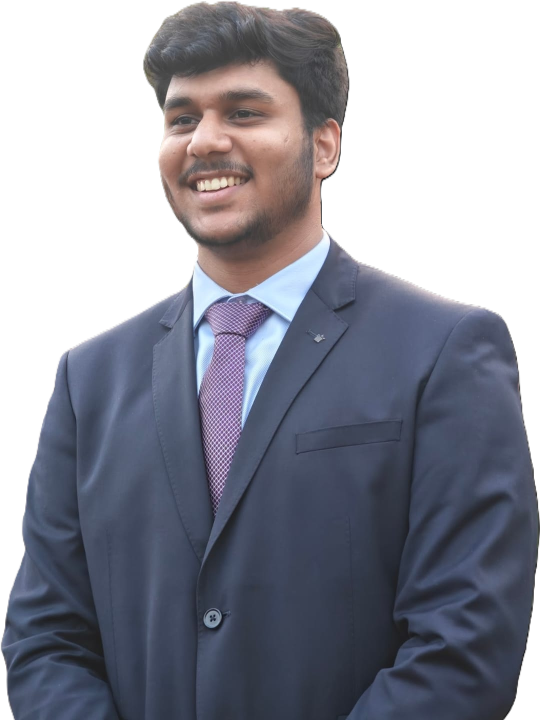
#> input picture assets/pfp.png, 1080 x 1440 px, found by its file name (shown at 1/2 size)
$ python pixel-portrait.py
#> lines starting #> are read from the running program, lines starting #| are printed output that depends on the picture; after the words box and inside, x2 and y2 are one past the last pixel; in counts of white or black regions, pixels touching at a corner belong together
"""Render assets/pfp.png as coloured half-block characters.

The same trick chafa uses: one character per two vertical pixels, the top half
painted by the glyph and the bottom half by its background. Output is a static
Svelte component, run this only when the source photo changes.

    python3 scripts/pixel-portrait.py

Requires Pillow and numpy.
"""

from pathlib import Path

import numpy as np
from PIL import Image, ImageFilter

SRC = Path('assets/pfp.png')
OUT = Path('src/lib/components/PixelPortrait.svelte')
# Detail comes from the grid, not from filtering: the rendered box is sized to
# the text beside it, so more columns means finer pixels, not a bigger picture.
COLS = 100
PALETTE = 200
# Coverage buckets for the cut-out's soft edge. Quarters are enough to read as
# an outline, and anything under an eighth is halo rather than subject.
ALPHA_STEPS = 4
# Measured in the browser: the upper half-block glyph paints 0.6em, not the
# 0.5em you would assume, so LINE_HEIGHT is twice that to split the cell
# evenly. The advance is also 0.6em, which makes each pixel exactly square.
LINE_HEIGHT = 1.2
LUMA = np.array([0.2126, 0.7152, 0.0722])
# The photo was shot in sun and one side of the jacket lands a stop brighter
# than the rest of it, which at this resolution reads as a pale patch rather
# than as light. How far to pull those highlights back toward the suit's own
# midtone: 1.0 leaves them alone, 0 flattens the garment completely.
SUIT_HIGHLIGHTS = 0.5
# How far inside the silhouette to look for a replacement colour, in source
# pixels, wide enough to clear the halo, tight enough to stay local.
DEFRINGE_RADIUS = 6


def blur_channel(values: np.ndarray, radius: float) -> np.ndarray:
    """Gaussian blur of a 0-255 plane. PIL will only blur 8-bit."""
    plane = Image.fromarray(np.clip(values, 0, 255).astype(np.uint8), 'L')
    return np.asarray(plane.filter(ImageFilter.GaussianBlur(radius)), dtype=float)


def defringe(img: Image.Image) -> Image.Image:
    """Give the cut-out's soft edge the colour of the subject just inside it.

    Background removal leaves those pixels carrying whatever was behind the
    subject, here a blown-out sky, and now that the edge keeps its real
    alpha, that tint reads as a bright halo along the shoulders.
    """
    a = np.asarray(img).astype(float)
    rgb, alpha = a[..., :3], a[..., 3]
    solid = alpha > 240
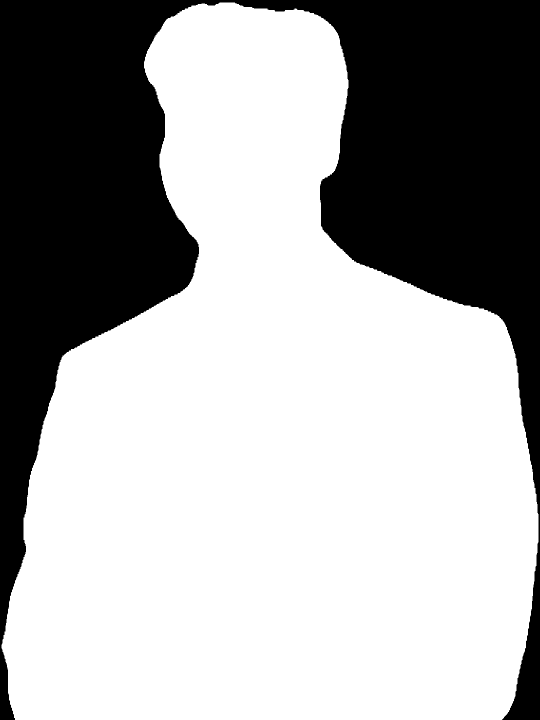
#> solid: shape (1440, 1080) bool (shown at 1/2 size); 65.8% white; 1 black region, box (x1, y1, x2, y2) and area: (0, 0, 1080, 1440) 532629
    if not solid.any():
        return img

    # Weighted average of the solid pixels around each point: blur the colour
    # with the outside masked off, then divide by how much solid it drew from.
    weight = blur_channel(solid * 255, DEFRINGE_RADIUS)
    inside = np.dstack([blur_channel(rgb[..., c] * solid, DEFRINGE_RADIUS) for c in range(3)])
    edge = (alpha > 0) & ~solid & (weight > 8)
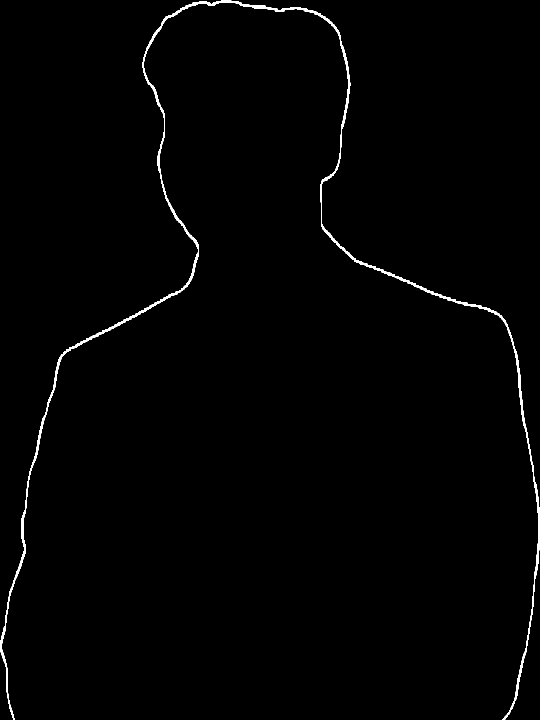
#> edge: shape (1440, 1080) bool (shown at 1/2 size); 0.92% white; 1 white region, box (x1, y1, x2, y2) and area: (1, 1, 1080, 1440) 14231
    rgb[edge] = np.clip(inside * 255 / np.maximum(weight, 1)[..., None], 0, 255)[edge]

    a[..., :3] = rgb
    return Image.fromarray(a.astype(np.uint8), 'RGBA')
#> returned value: PIL image 1080x1440 RGBA


def calm_suit(img: Image.Image) -> Image.Image:
    """Compress the highlights on the jacket, and nothing else."""
    a = np.asarray(img).astype(float)
    rgb, alpha = a[..., :3], a[..., 3]
    lum = rgb @ LUMA
    # Navy is blue-dominant, unsaturated and dark, which picks out the jacket
    # without needing to know where the face, shirt or tie are.
    spread = rgb.max(axis=2) - rgb.min(axis=2)
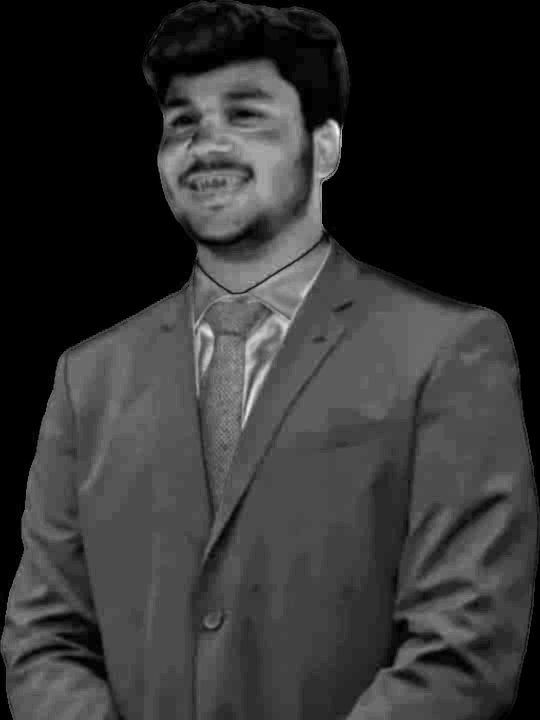
#> spread: shape (1440, 1080) float64 (shown at 1/2 size); min 0, max 97, mean 19.2; drawn with min black and max white
    suit = (alpha > 128) & (rgb[..., 2] > rgb[..., 0]) & (lum < 125) & (spread < 70)
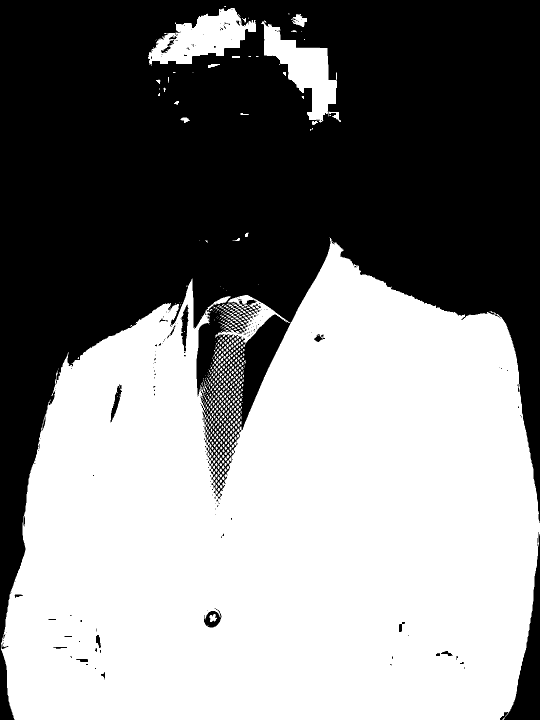
#> suit: shape (1440, 1080) bool (shown at 1/2 size); 52.5% white; 206 black regions (179 under 20 px), largest, box (x1, y1, x2, y2) and area: (0, 0, 1080, 1440) 724331, (1000, 1068, 1080, 1440) 9580, (362, 609, 377, 703) 770
    if not suit.any():
        return img

    midtone = float(np.median(lum[suit]))
#> midtone = 74.82
    scale = np.ones_like(lum)
    lit = suit & (lum > midtone)
#> lit: shape (1440, 1080) bool; 26% white; 757 white regions (571 under 20 px), largest, box (x1, y1, x2, y2) and area: (401, 475, 1080, 1290) 196735, (134, 557, 462, 1408) 111104, (2, 704, 150, 1356) 30945
    scale[lit] = (midtone + (lum[lit] - midtone) * SUIT_HIGHLIGHTS) / lum[lit]
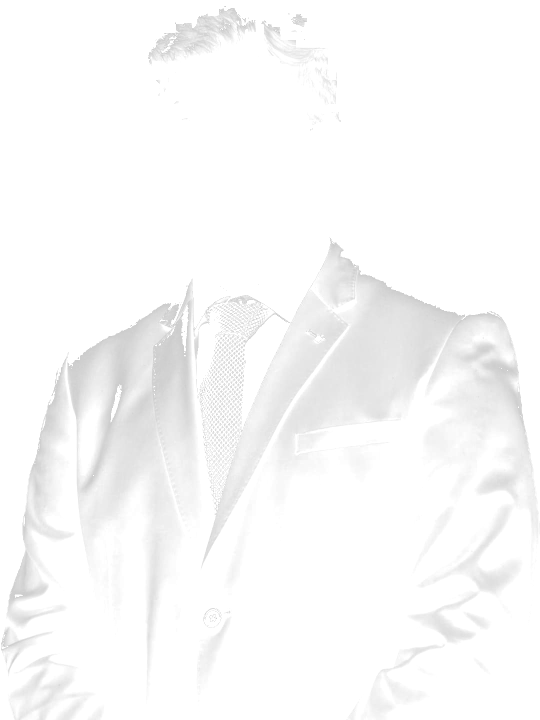
#> scale: shape (1440, 1080) float64 (shown at 1/2 size); min 0.799, max 1, mean 0.979
    # Feather the mask edge, or the boundary of the selection becomes a line.
    # Carried through 8-bit because that is the only depth PIL will blur.
    feathered = Image.fromarray(np.rint(scale * 255).astype(np.uint8), 'L')
    scale = np.asarray(feathered.filter(ImageFilter.GaussianBlur(4)), dtype=float) / 255

    a[..., :3] = np.clip(rgb * scale[..., None], 0, 255)
    return Image.fromarray(a.astype(np.uint8), 'RGBA')


def main() -> None:
    img = calm_suit(defringe(Image.open(SRC).convert('RGBA')))
    rows = round(COLS * img.height / img.width)
#> rows = 133
    rows += rows % 2                                   # two pixel rows per cell
#> rows = 134
    small = img.resize((COLS, rows), Image.LANCZOS)

    a = np.asarray(small).astype(float)
#> a: shape (134, 100, 4) float64
    rgb = np.ascontiguousarray(a[..., :3])
#> rgb: shape (134, 100, 3) float64
    # Keep the edge's transparency instead of flattening it onto one background:
    # a baked-in dark fringe shows up as grime once the light theme is on.
    level = np.rint(a[..., 3] / 255 * ALPHA_STEPS).astype(int)
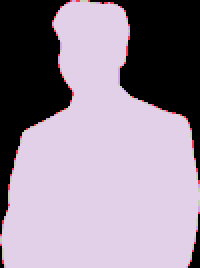
#> level: shape (134, 100) int64 (shown 2 times larger); 5 distinct labels, from 0 to 4; one colour per label, 0 black
    opaque = level > 0
#> opaque: shape (134, 100) bool; 67.2% white; 4 black regions (1 under 20 px), largest, box (x1, y1, x2, y2) and area: (0, 0, 36, 117) 2189, (45, 0, 100, 90) 2129, (94, 107, 100, 134) 69
    # A fully transparent pixel carries no usable colour, and letting it into
    # the quantiser spends palette entries on it.
    rgb[~opaque] = rgb[opaque].mean(axis=0)
    quant = Image.fromarray(rgb.astype(np.uint8), 'RGB').quantize(
        colors=PALETTE, method=Image.MEDIANCUT, dither=Image.NONE
    )
    idx = np.asarray(quant)
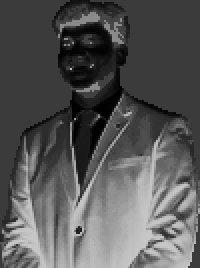
#> idx: shape (134, 100) (shown 2 times larger); min 0, max 199, mean 87.4
    pal = np.asarray(quant.getpalette()[: PALETTE * 3]).reshape(-1, 3)
#> pal = 200 rows, first 8: [223, 242, 250], [207, 235, 253], [211, 226, 240], [194, 223, 251], [234, 203, 194], [222, 185, 174], [186, 201, 224], [191, 184, 192]

    def cell(y: int, x: int) -> tuple[int, int] | None:
        return (int(idx[y, x]), int(level[y, x])) if opaque[y, x] else None

    grid = [
        [(cell(y, x), cell(y + 1, x)) for x in range(COLS)] for y in range(0, rows, 2)
    ]
#> grid = 67 items

    # Which rule each colour needs, following exactly what flush() below emits:
    # a lone bottom half is drawn as a glyph too, and only a cell with both
    # halves filled paints a background.
    as_foreground: set[tuple[int, int]] = set()
    as_background: set[tuple[int, int]] = set()
    for line in grid:
        for top, bottom in line:
            if top is not None:
                as_foreground.add(top)
                if bottom is not None:
                    as_background.add(bottom)
            elif bottom is not None:
                as_foreground.add(bottom)
#> this loop made 67 passes
#> after the loop, as_background = 272 items; as_foreground = 308 items

    used = sorted(as_foreground | as_background)
#> used = 345 pairs, first value 0 to 199, second value 1 to 4
    remap = {colour: i for i, colour in enumerate(used)}
#> remap = 345 items

    def ink(colour: tuple[int, int]) -> str:
#> called with colour = (0, 1)
        c, coverage = colour
        r, g, b = pal[c]
#> r = 223; g = 242; b = 250
        if coverage >= ALPHA_STEPS:
            return f'#{r:02x}{g:02x}{b:02x}'
        return f'rgba({r},{g},{b},{coverage / ALPHA_STEPS:g})'

    css = '\n'.join(
        '\t'
        + (f'.f{i}{{color:{ink(colour)}}}' if colour in as_foreground else '')
        + (f'.b{i}{{background:{ink(colour)}}}' if colour in as_background else '')
        for colour, i in remap.items()
    )

    def span(cell: tuple[tuple[int, int] | None, tuple[int, int] | None], run: int) -> str:
        """One run of identical cells, as few characters as it can be."""
        top, bottom = cell
        if top is None and bottom is None:
            return ' ' * run
        if bottom is None:
            return f'<span class="f{remap[top]}">{"▀" * run}</span>'
        if top is None:
            return f'<span class="f{remap[bottom]}">{"▄" * run}</span>'
        # Always paint the background rather than using a full-block glyph:
        # that leaves hairline seams wherever its height misses the line box.
        return f'<span class="f{remap[top]} b{remap[bottom]}">{"▀" * run}</span>'

    lines = []
    for line in grid:
        parts: list[str] = []
        prev, run = line[0], 0
        for cell in line:
            if cell == prev:
                run += 1
            else:
                parts.append(span(prev, run))
                prev, run = cell, 1
        parts.append(span(prev, run))
        lines.append(f'<span class="r">{"".join(parts).rstrip()}</span>')
#> this loop made 67 passes

    # No newlines between rows: they would become text nodes and, with block
    # rows, add a line box between every pair.
    markup = ''.join(lines)
    OUT.write_text(
        f'''<!-- Generated from {SRC} by scripts/pixel-portrait.py. Do not edit by hand.
     {COLS} x {rows} pixels as half-block characters. -->
<pre class="portrait" aria-hidden="true">{markup}</pre>

<style>
  .portrait {{
    margin: 0;
    /* The page sets --px-size to whatever makes the portrait as tall as the
       text beside it; the fallback only has to be sane. */
    font-size: var(--px-size, 6px);
    /* Must be twice the glyph's 0.6em block height, or the two halves of
       each cell come out unequal (24px over 16px) and squash the picture. */
    line-height: {LINE_HEIGHT};
    white-space: pre;
    user-select: none;
    font-variant-ligatures: none;
  }}

  .r {{
    /* Block, not inline-block: an inline-block sits on the text baseline and
       reserves descender space under each row, which shows as seams. */
    display: block;
  }}

{css}
</style>
'''
    )
    print(f'{OUT}: {COLS} x {rows} pixels, {len(used)} colours')
#| src/lib/components/PixelPortrait.svelte: 100 x 134 pixels, 345 colours


if __name__ == '__main__':
    main()
